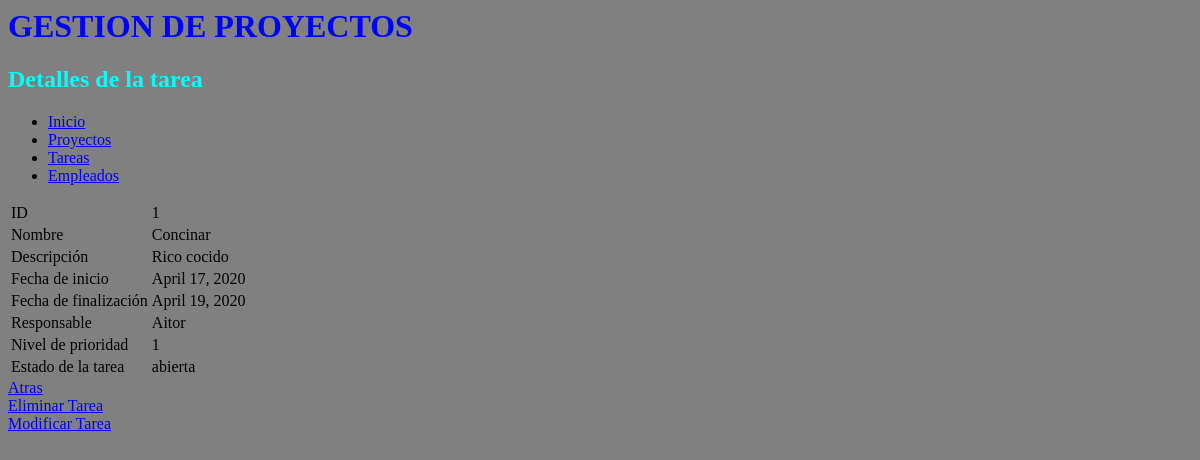
/appGestorProyectos/tarea/1/, run on an earlier commit of the app's database.
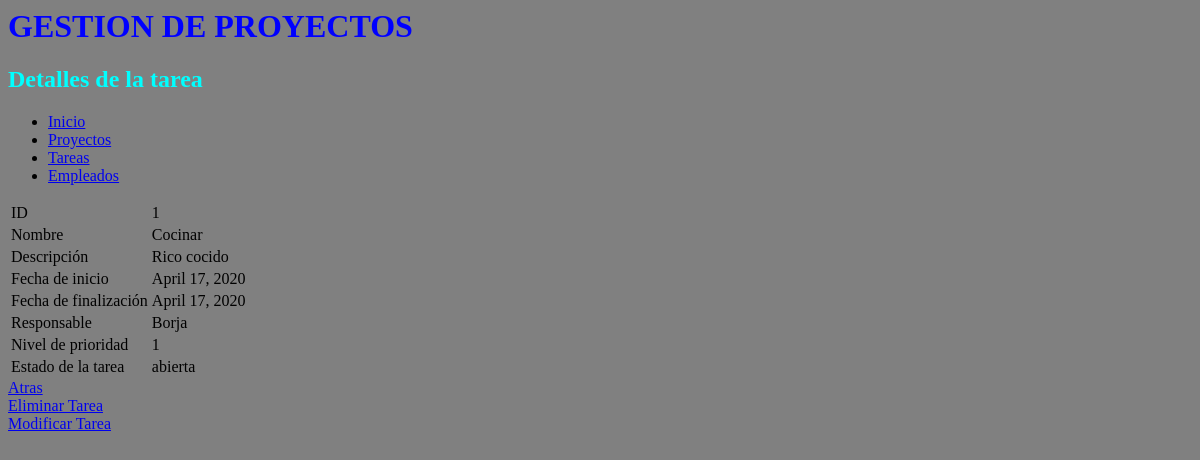
And on a later commit of the database.
### appGestorProyectos/models.py (models this page shows, shortened)
class Tarea(models.Model):
    nombre = models.CharField(max_length=50)
    descripcion = models.CharField(max_length=50)
    fecha_inicio = models.DateField(("Date"), default=date.today)
    fecha_fin = models.DateField(("Date"), default=date.today)
    responsable = models.ForeignKey(Empleado, on_delete=models.CASCADE, default="")
    nivel_prioridad = models.IntegerField(default=0)
    estado_tarea_choices = (
        ('', ''),
        ('abierta', 'abierta'),
        ('asignada', 'asignada'),
        ('en proceso', 'en proceso'),
        ('finalizada', 'finalizada'),
    )
    estado_tarea = models.CharField(choices=estado_tarea_choices, default='', max_length=20)

class Empleado(models.Model):
    dni = models.CharField(max_length=50)
    nombre = models.CharField(max_length=50)
    apellidos = models.CharField(max_length=150)
    email = models.EmailField(max_length=254)
    telefono = models.IntegerField(default=0)
    def __str__(self):
        return f"{self.nombre}"

### appGestorProyectos/views.py (the view)
# urls.py: path('tarea/<int:pk>/', views.TareaDetailView.as_view(), name='tarea'),
class TareaDetailView(DetailView):
    model = Tarea
    template_name = 'tarea.html'
    def get_context_data(self, **kwargs):
        context = super(TareaDetailView, self).get_context_data(**kwargs)
        context['titulo_pagina'] = 'Detalles de la tarea'
        return context

### appGestorProyectos/templates/tarea.html
{% extends "base.html" %}
{% block contenido %}
<table>
    <tr>
        <td>ID</td>
        <td>{{ tarea.id }}</td>
    </tr>
    <tr>
        <td>Nombre</td>
        <td>{{ tarea.nombre }}</td>
    </tr>
    <tr>
        <td>Descripción</td>
        <td>{{ tarea.descripcion }}</td>
    </tr>
    <tr>
        <td>Fecha de inicio</td>
        <td>{{ tarea.fecha_inicio }}</td>
    </tr>
    <tr>
        <td>Fecha de finalización</td>
        <td>{{ tarea.fecha_fin }}</td>
    </tr>
    <tr>
        <td>Responsable</td>
        <td>{{ tarea.responsable }}</td>
    </tr>
    <tr>
        <td>Nivel de prioridad</td>
        <td>{{ tarea.nivel_prioridad }}</td>
    </tr>
    <tr>
        <td>Estado de la tarea</td>
        <td>{{ tarea.estado_tarea }}</td>
    </tr>
</table>
<a href="{% url 'tareas' %}">Atras</a> </td>
<br>
<a href="{% url 'tarea_delete' tarea.id %}">Eliminar Tarea</a> </td>
<br>
<a href="{% url 'tarea_update' tarea.id %}">Modificar Tarea</a> </td>
{% endblock %}

What changed in the data, as far as the page shows it:
changed Tarea "Rico cocido": nombre "Concinar" → "Cocinar"; fecha_fin "April 19, 2020" → "April 17, 2020"; responsable "Aitor" → "Borja"
